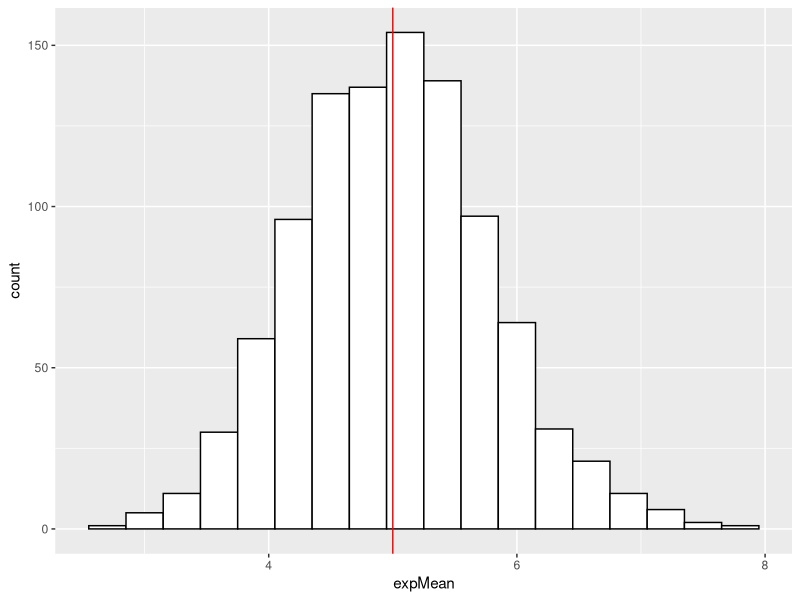
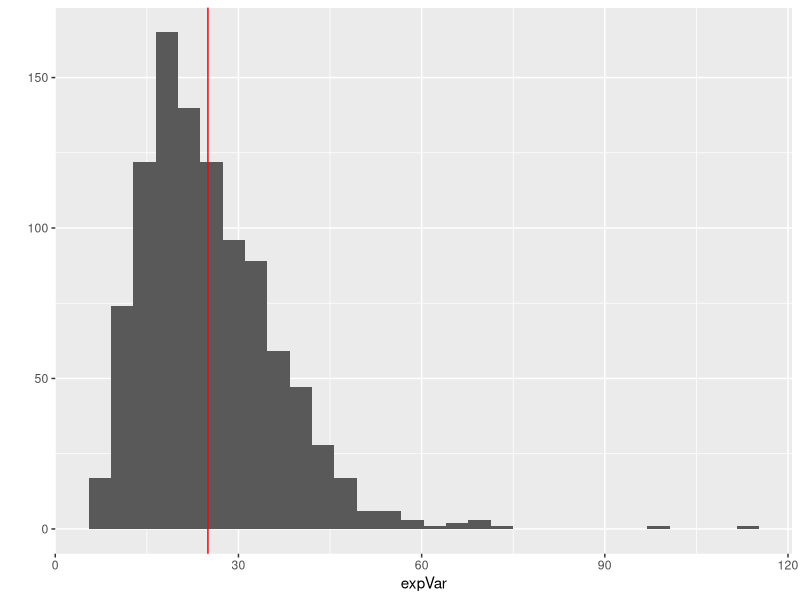

Reproduce these figures in R, in order.
## ---- chunk 1
#number of simulations to run
simnum <- 1000

#number of distributions to generate
exp_n <- 40

#exponential distribution parameters
exp_lambda <- 0.2
expMean <- NULL
expVar <-NULL
for (a in 1:simnum) {
    expMean = c(expMean, mean(rexp(exp_n, exp_lambda)))
    expVar = c(expVar, var(rexp(exp_n, exp_lambda)))
}
## ---- chunk 2
#load ggplot2
library(ggplot2)

#Compare Means
popMean <- 1 / exp_lambda
simMean <- mean(expMean)
popMean
simMean

#Compare Means visually
plt <- ggplot() + aes(expMean) + 
    geom_histogram(binwidth = 0.3, colour = "black", fill = "white") +
    geom_vline(xintercept = 1 / exp_lambda, colour = "red")
plt
## ---- chunk 3
#Compare Variances
popVariance <- (1 / exp_lambda) ^ 2
simVariance <- mean(expVar)
popVariance
simVariance

#compare Variances visually
plt.two <- qplot(expVar) +
    geom_vline(binwidth = 0.3, xintercept = (1 / exp_lambda)^2, colour = "red")
plt.two
